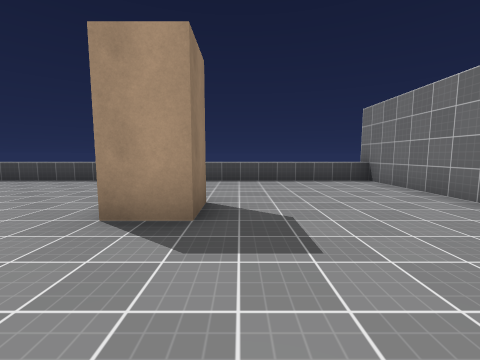
View 1 (above)

16 first-person views from a walk through a scene from a Unity 3-D project. The camera is 1.4 m above the floor, tilts 6° down and sees 90° across. Doors are open. The floor is counted in squares, 2 m on a side. Each view is taken from the middle of a square. On the plan, view 1 faces up. The plan holds only what a view shows up to about 9 squares ahead; the rest is blank. The place goes on beyond the plan. The player is left out. Surface patterns are stand-ins for the level's own textures.

View 2
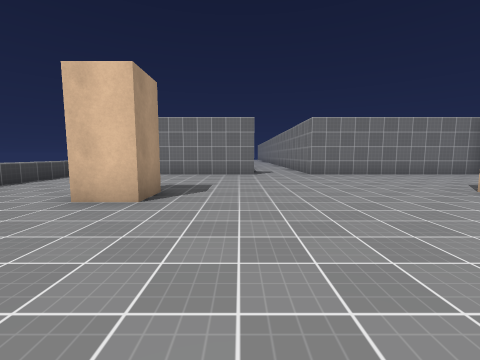

View 3
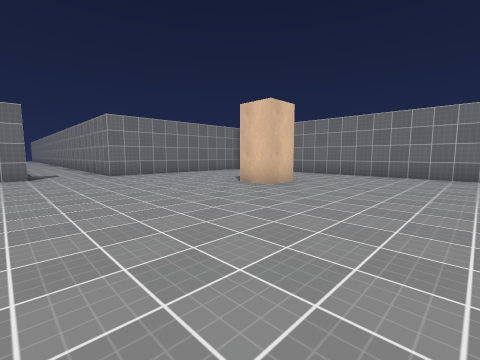

View 4
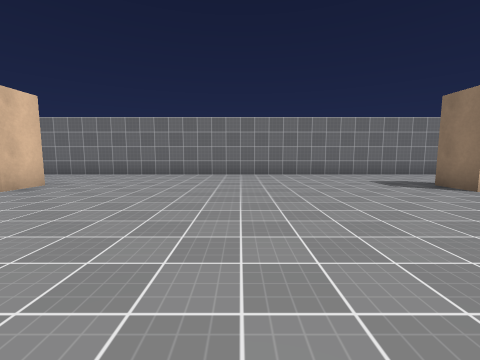

View 5
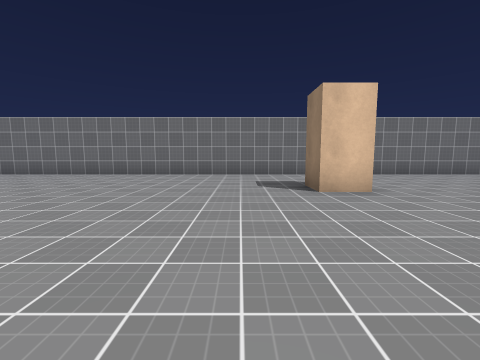

View 6
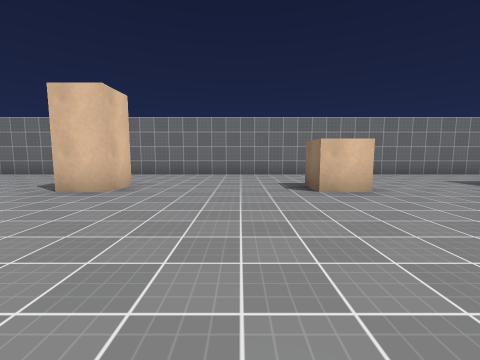

View 7
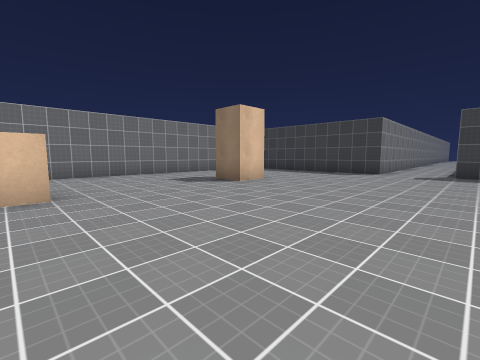

View 8
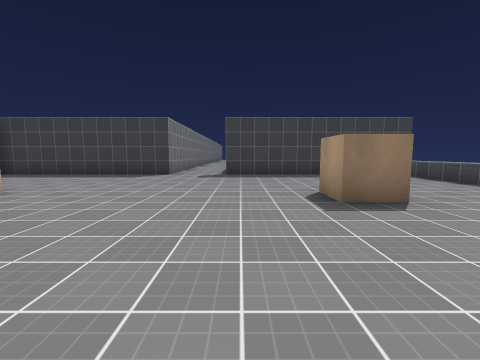

View 9
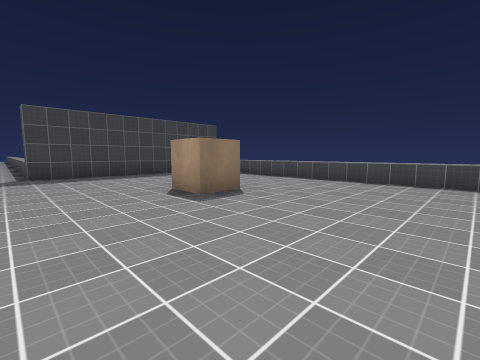

View 10
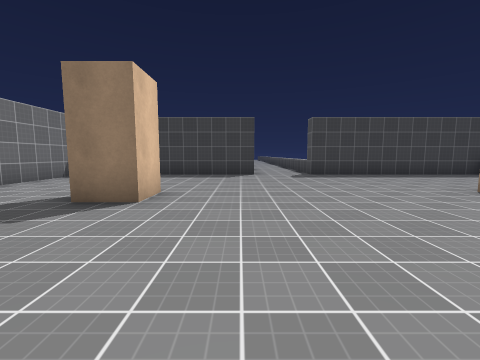

View 11
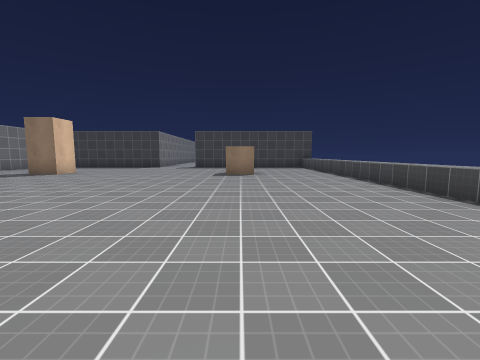

View 12
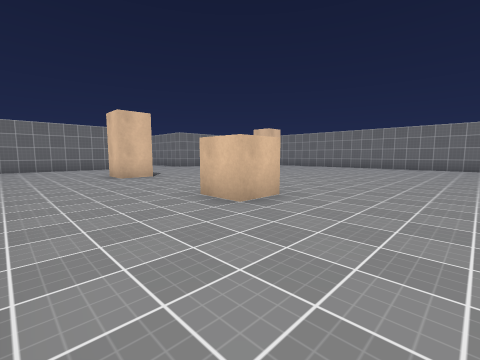

View 13
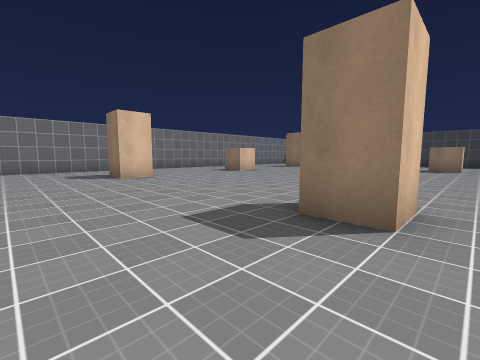

View 14
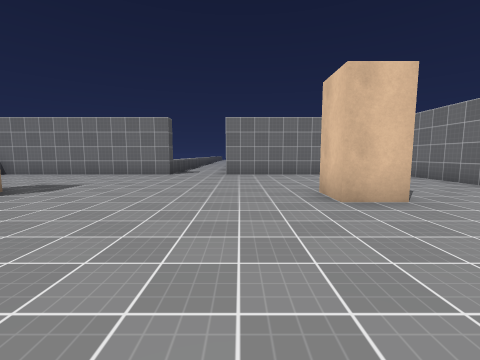

View 15
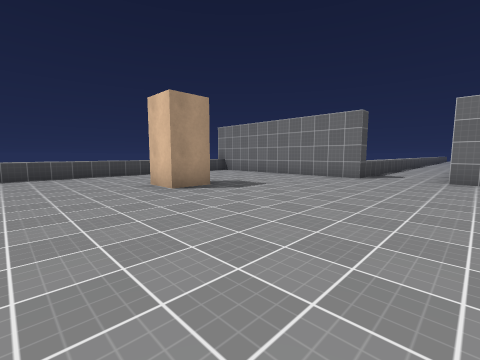

View 16
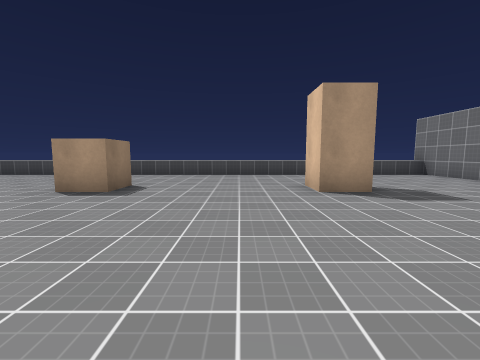

### Floor plan
Key: @ floor where view 1 was taken; # wall or solid block; . floor; D open door; ^ raised ledge.
Columns run from 28 left of view 1 to 6 right of it. Each row starts with its distance up from view 1.
  7   #^^^^^^^^^^   ^^^  ^^^^^^^^^^^#
  6   #...........   ...............#
  5   #.............  ..............#
  4   #.............................#
  3   #....#.........#....#....#....#
  2   #.............................#
  1 ^^#.............................#^^
  0 ..D.........................@...D..
 -1   D.............................D..
 -2   #.............................##
 -3   #.............................#
 -4   #....#....#....#.........#....#
 -5   #.............................#
 -6   #.............................#
 -7   #.............................#
 -8   ###############################

Positions as (right, up) in squares from view 1, and headings:
1: (0, 0), facing up
2: (-5, 1), facing right
3: (-5, 1), facing down-right
4: (-6, 1), facing down
5: (-9, 1), facing down
6: (-14, 1), facing down
7: (-16, 1), facing down-left
8: (-17, 1), facing left
9: (-17, 0), facing up-left
10: (-17, -2), facing left
11: (-12, 3), facing left
12: (-9, 6), facing down-right
13: (-8, 4), facing down-left
14: (-5, -2), facing right
15: (-4, -2), facing up-right
16: (-3, -2), facing up
